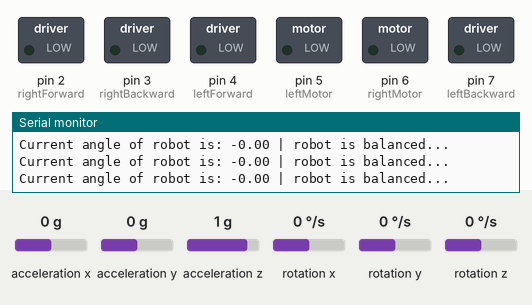
Simulated run of this sketch. Board: Arduino Uno, built with avr-gcc and run on an emulated ATmega328P. On the bench: switched loads named in the sketch (green lamp = pin HIGH), the last lines printed to the serial monitor. The test bench sets the inputs (shaded band); at power-on: acceleration x 0 g, acceleration z 1 g, acceleration y 0 g, rotation x 0 °/s, rotation y 0 °/s, rotation z 0 °/s.

Above: at 4.2 s.
4.3 s: acceleration x set to -0.8 g
At 5.4 s:
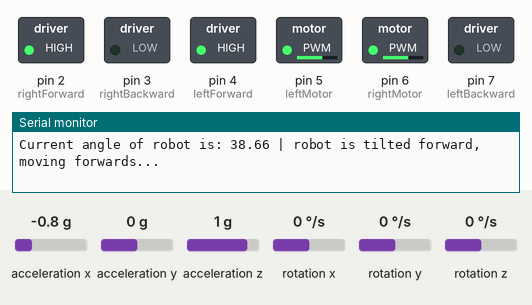
5.8 s: acceleration x set to 0.8 g
At 6.5 s:
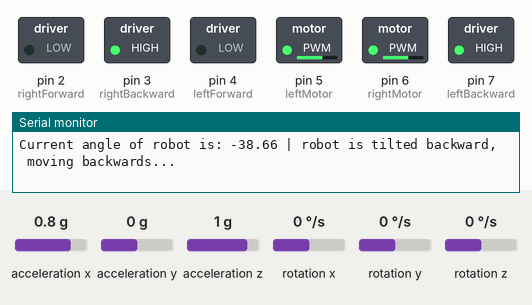
7.3 s: acceleration z set to 0.6 g
At 8.1 s:
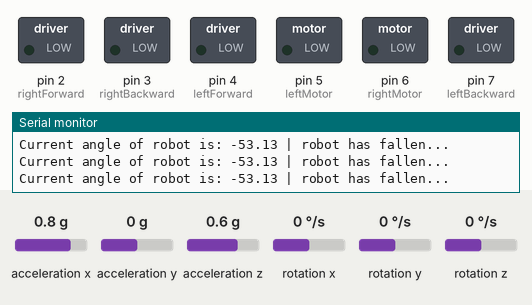
9.3 s: acceleration y set to -0.4 g
10.8 s: acceleration y set to -0.7 g
At 11.2 s:
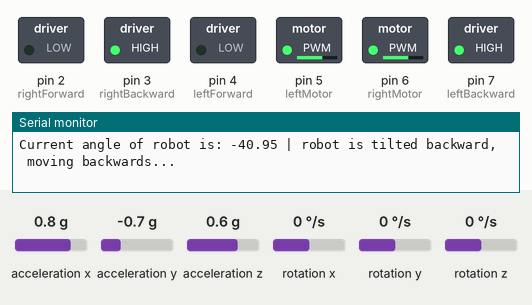
13.8 s: acceleration x set to 0 g
At 15.1 s:
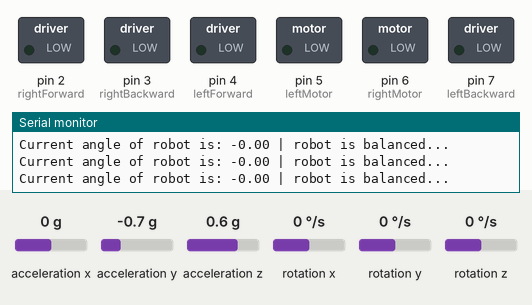
Timing chart, 0 to 16.3 s (numbered marks = the images above; inputs shaded):
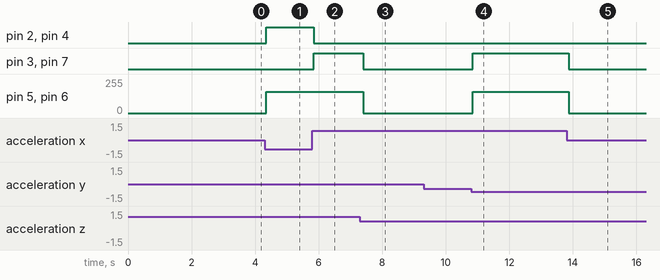

The sketch:

main.ino
```cpp
//  FIRST DRAFT OF FINAL CODE INCLUDING EVERYTHING
//  HOWEVER WITHOUT PID IMPLEMENTATION

#include <Wire.h>
#include <MPU6050_tockn.h>

MPU6050 sensorMPU(Wire);  // creates instance of object

//  motor pin definitions
#define rightMotor 6      // controls speed of right motor
#define rightForward 2
#define rightBackward 3   // these both control direction of right motor

#define leftMotor 5       // controls speed of left motor
#define leftForward 4
#define leftBackward 7    // these both control direction of left motor

int speed = 130;
const float normalAngle = 0;    // constants used for balancing
const float deadzone = 0.5;

void setup() {
  // initializing communication:
  Wire.begin();
  sensorMPU.begin();
  Serial.begin(9600);

  // pin modes for motors:
  pinMode(rightMotor, OUTPUT);
  pinMode(leftMotor, OUTPUT);
  pinMode(rightForward, OUTPUT);
  pinMode(rightBackward, OUTPUT);
  pinMode(leftForward, OUTPUT);
  pinMode(leftBackward, OUTPUT);

  // calibration of sensor:
  Serial.println("Calibrating, keep robot still and upright.");
  sensorMPU.calcGyroOffsets(true);
  Serial.println("Calibration complete.");

}

void loop() {

  sensorMPU.update();   // getting reading from sensor

  float currentAngle = sensorMPU.getAngleY();   // stores tilt of robot i.e the angle in y-axis
  Serial.print("Current angle of robot is: "+String(currentAngle));

  if (abs(currentAngle) >= 20) {      // basic way of having some speed adjustment without pid, just for better performance of this draft code
    speed = 160;
  }
  else if (abs(currentAngle) >= 35) {
    speed = 190;
  }
  else {
    speed = 130;
  }

  BalanceRobot(currentAngle);   // function which checks tilt and moves robot accordingly

  Serial.println();

  delay(5);   // short delay to limit loops per second so robot does not violently shake
}
```

movement-balance-funcs.ino
```cpp
//  MOVEMENT FUNCTIONS

void Stop() {
  digitalWrite(rightMotor, LOW);
  digitalWrite(leftMotor, LOW);

  digitalWrite(rightForward, LOW);
  digitalWrite(rightBackward, LOW);   // all set to low, robot does not move

  digitalWrite(leftForward, LOW);
  digitalWrite(leftBackward, LOW);
}

void Forward(int _speed) {
  analogWrite(rightMotor, _speed);
  analogWrite(leftMotor, _speed);

  digitalWrite(rightForward, HIGH);
  digitalWrite(rightBackward, LOW);   // forward direction set to high, moves forward at set speed

  digitalWrite(leftForward, HIGH);
  digitalWrite(leftBackward, LOW);
}

void Backward(int _speed) {
  analogWrite(rightMotor, _speed);
  analogWrite(leftMotor, _speed);

  digitalWrite(rightForward, LOW);
  digitalWrite(rightBackward, HIGH);  // backward direction set to high, moves backward at set speed

  digitalWrite(leftForward, LOW);
  digitalWrite(leftBackward, HIGH);
}


//  FUNCTION TO CHECK TILT AND BALANCE THE ROBOT

void BalanceRobot(float _currentAngle) {
  if (abs(_currentAngle) > 45.0) {    // if robot is too far tilted on either side, then stop balancing to prevent it going out of control
    Stop();
    Serial.print(" | robot has fallen...");
  }
  else if (_currentAngle > (normalAngle + deadzone)) {    // robot angle more than desired angle, move forward to compensate
    Forward(speed);
    Serial.print(" | robot is tilted forward, moving forwards...");
  }
  else if (_currentAngle < (normalAngle - deadzone)) {    // robot angle less than desired angle, move backwards to compensate
    Backward(speed);
    Serial.print(" | robot is tilted backward, moving backwards...");
  }
  else {      // angle is >= -0.5 degrees and <= 0.5 degrees of the normal, so robot is balanced and does not need to move
    Stop();
    Serial.print(" | robot is balanced...");
  }
}
```

Measured:
- the behaviour switches between 0.8 and 0.7 g on acceleration z (found by bisection; images 2 and 3)
- the behaviour switches between -0.5 and -0.6 g on acceleration y (found by bisection; images 3 and 4)
- after the input at 4.3 s, pin 2 (rightForward), pin 4 (leftForward): LOW → HIGH after 0.05 s; pin 5 (leftMotor), pin 6 (rightMotor): 0/255 → 160/255 after 0.05 s
- after the input at 5.8 s, pin 2 (rightForward), pin 4 (leftForward): HIGH → LOW after 0.05 s; pin 3 (rightBackward), pin 7 (leftBackward): LOW → HIGH after 0.05 s
- after the input at 7.3 s, pin 3 (rightBackward), pin 7 (leftBackward): HIGH → LOW after 0.11 s; pin 5 (leftMotor), pin 6 (rightMotor): 160/255 → 0/255 after 0.11 s
- after the input at 10.8 s, pin 3 (rightBackward), pin 7 (leftBackward): LOW → HIGH at once; pin 5 (leftMotor), pin 6 (rightMotor): 0/255 → 160/255 at once
- after the input at 13.8 s, pin 3 (rightBackward), pin 7 (leftBackward): HIGH → LOW after 0.06 s; pin 5 (leftMotor), pin 6 (rightMotor): 160/255 → 0/255 after 0.06 s
